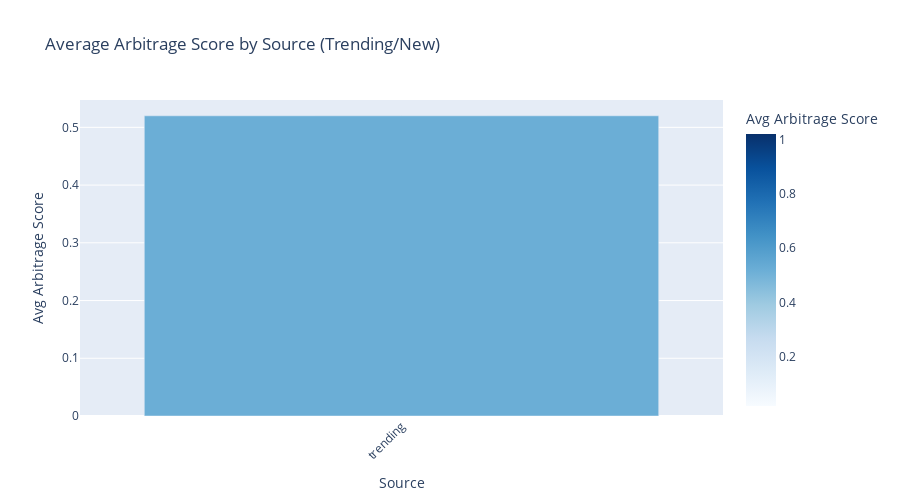

Notebook source saved alongside this figure:
### Markdown cell above
## 📊 Visualization: Strategy Comparison

### Code cell
if not pools_df.empty and 'source' in pools_df.columns and 'arbitrage_score' in pools_df.columns:
    # Calculate average metrics by strategy
    strategy_stats = pools_df.groupby('source').agg({
        'arbitrage_score': 'mean',
        'volume_liquidity_ratio': 'mean',
        'total_transactions': 'mean',
        'volume_usd_h24': 'mean',
        'reserve_in_usd': 'mean'
    }).round(2)
    
    # Create bar chart for arbitrage scores by strategy
    fig = px.bar(
        strategy_stats.reset_index(),
        x='source',
        y='arbitrage_score',
        title='Average Arbitrage Score by Source (Trending/New)',
        labels={'source': 'Source', 'arbitrage_score': 'Avg Arbitrage Score'},
        color='arbitrage_score',
        color_continuous_scale='Blues'
    )
    
    fig.update_layout(
        xaxis_tickangle=-45,
        height=500
    )
    
    fig.show()
    
    # Display detailed stats table
    print("\n📊 Source Performance Comparison (Trending/New):")
    print("=" * 100)
    display(strategy_stats)

### Figure 1 — Plotly figure (JSON) as saved in the notebook; plotly's stock layout.template omitted (floating-point values rounded to 4 significant figures)
{"data": [{"hovertemplate": "Source=%{x}<br>Avg Arbitrage Score=%{marker.color}<extra></extra>", "legendgroup": "", "marker": {"color": [0.52], "coloraxis": "coloraxis", "pattern": {"shape": ""}}, "name": "", "orientation": "v", "showlegend": false, "textposition": "auto", "type": "bar", "x": ["trending"], "xaxis": "x", "y": [0.52], "yaxis": "y"}], "layout": {"barmode": "relative", "coloraxis": {"colorbar": {"title": {"text": "Avg Arbitrage Score"}}, "colorscale": [[0, "rgb(247,251,255)"], [0.125, "rgb(222,235,247)"], [0.25, "rgb(198,219,239)"], [0.375, "rgb(158,202,225)"], [0.5, "rgb(107,174,214)"], [0.625, "rgb(66,146,198)"], [0.75, "rgb(33,113,181)"], [0.875, "rgb(8,81,156)"], [1, "rgb(8,48,107)"]]}, "height": 500, "legend": {"tracegroupgap": 0}, "title": {"text": "Average Arbitrage Score by Source (Trending/New)"}, "xaxis": {"anchor": "y", "domain": [0, 1], "tickangle": -45, "title": {"text": "Source"}}, "yaxis": {"anchor": "x", "domain": [0, 1], "title": {"text": "Avg Arbitrage Score"}}}}
